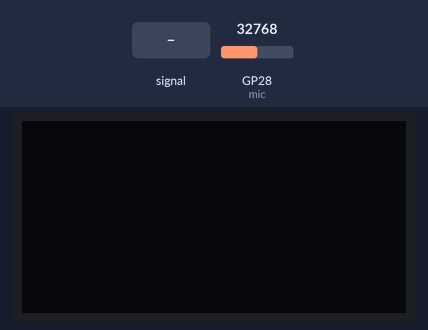
The program below on a simulated Raspberry Pi Pico running MicroPython. Shown: 128×64 one-colour display. The inputs (shaded band) are chosen by the test bench; at power-on: GP28 (mic) = 32768 (analog values on the 0–65535 scale). What the program prints to the serial console is not drawn.

Above: at 1.2 s.
1.3 s: GP28 (mic) fed a 2 Hz sine of ±19660 counts around its level
At 1.41 s:
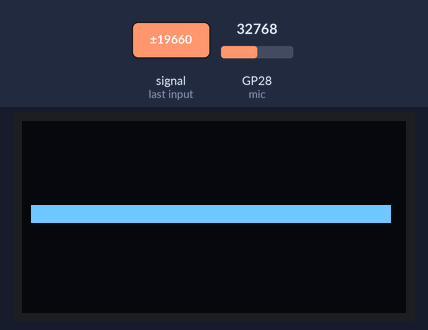
2.8 s: GP28 (mic) set to 45874
At 3.7 s:
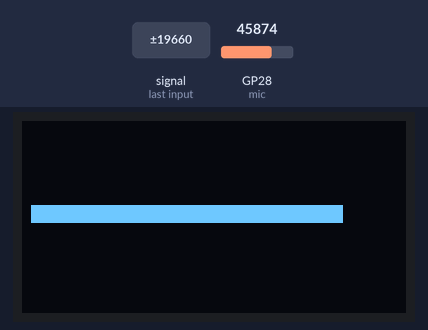
4.3 s: GP28 (mic) fed a 200 Hz sine of ±5242 counts around its level
At 4.87 s:
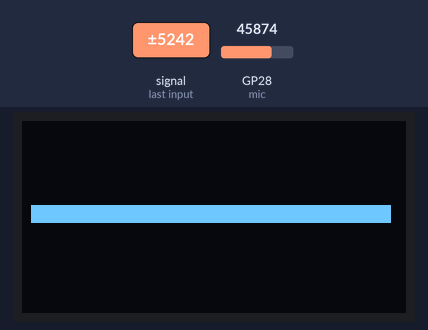
Timing chart, 0 to 7.3 s (numbered marks = the images above; inputs shaded):
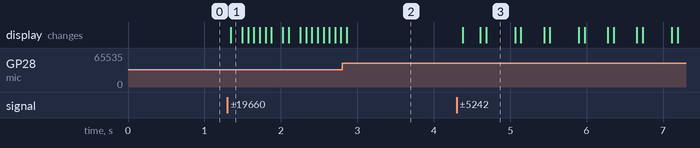

The program:

microfone_barra_display.py
```python
# microfone_barra_display.py
# Mostra uma barra de volume no display OLED
# Bloco: Barra de volume no display

from machine import Pin, I2C, ADC
from ssd1306 import SSD1306_I2C
import time

# Configuração
i2c = I2C(1, scl=Pin(3), sda=Pin(2), freq=400000)
oled = SSD1306_I2C(128, 64, i2c)
mic = ADC(Pin(28))

_MIC_OFFSET = 32768

print("Barra de volume no display - fale ou faca barulho!")

while True:
 # Lê amostras
    pico = 0
    for _ in range(50):
        val = abs(mic.read_u16() - _MIC_OFFSET)
        if val > pico:
            pico = val

 # Calcula largura da barra (0 a 120 pixels)
    _barra_pct = min(100, pico * 100 // 15000)
    _barra_w = int(120 * _barra_pct / 100)

 # Desenha barra na linha 3 (y=28)
    y = 28
    oled.fill_rect(3, y, _barra_w, 6, 1)
    oled.fill_rect(_barra_w + 3, y, 120 - _barra_w, 6, 0)
    oled.show()

    time.sleep_ms(50)
```

Measured:
- after the input at 1.3 s, the display: changes at once (image 1)
- after the input at 4.3 s, the display: changes after 0.08 s (image 3)
